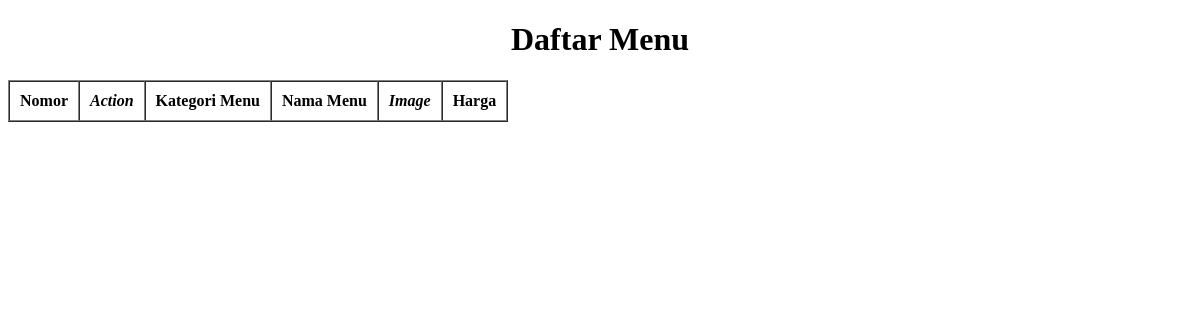
Before: /index2.php with the older database file.
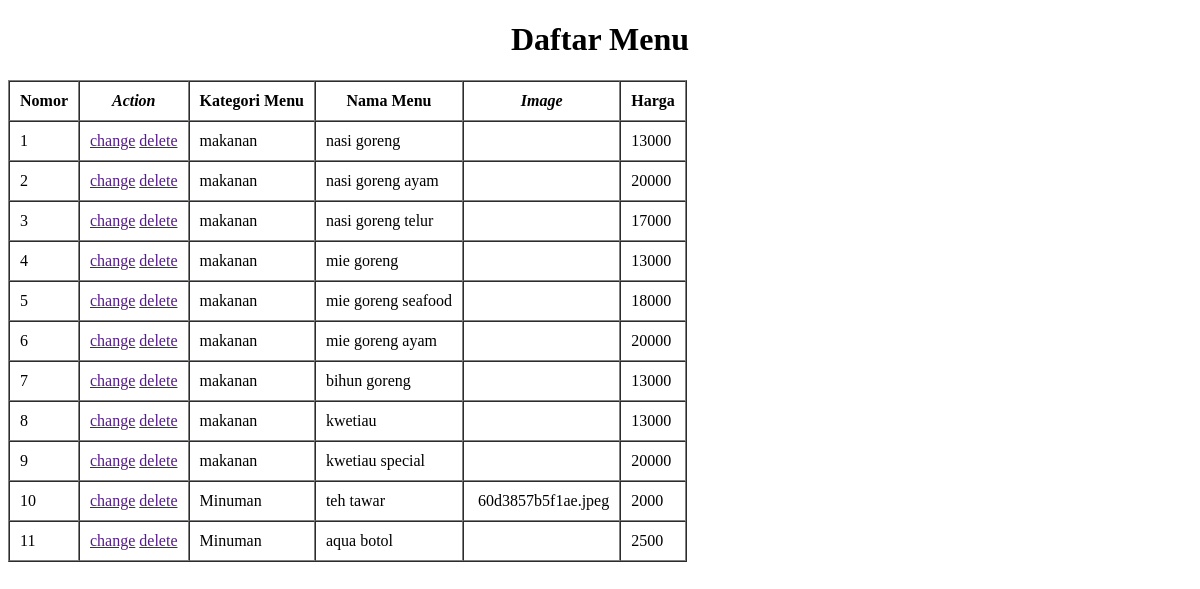
After: the same page with the newer database file.
### tables this page shows
CREATE TABLE `menu` (
  `id_menu` int(10) NOT NULL,
  `kategori_menu` varchar(20) NOT NULL,
  `nama_menu` varchar(20) NOT NULL,
  `image` varchar(100) NOT NULL,
  `harga` int(20) NOT NULL
);

### index2.php (the view, shortened to what this page needs)
<?php
$conn = mysqli_connect("localhost","root","","sirestoran");
$result = mysqli_query($conn, "SELECT * FROM menu" );
?>
<!DOCTYPE html>
<html lang="en">
<head>
</head>
<body>
    <h1 style="text-align: center;"> Daftar Menu </h1>
    <table border="1" cellpadding="10" cellspacing="0">
        <tr>
            <th>Nomor</th>
            <th><i>Action</i></th>
            <th>Kategori Menu</th>
            <th>Nama Menu</th>
            <th><i>Image</i></th>
            <th>Harga</th>
        </tr>
        <?php $i = 1; ?>
        <?php while( $row = mysqli_fetch_assoc($result))  : ?>
        <tr>
            <td><?= $i; ?></td>
            <td>
                <a href="">change</a>
                <a href="">delete</a>
            </td>
            <td> <?= $row["kategori_menu"]; ?> </td>
            <td> <?= $row["nama_menu"]; ?> </td>
            <td><img src=""> <?= $row["image"]; ?> </td>
            <td> <?= $row["harga"]; ?> </td>
        </tr>
        <?php $i++; ?>
        <?php endwhile; ?>
    </table>
</body>
</html>

Changed rows visible on the page:
added menu: kategori_menu "makanan", nama_menu "nasi goreng", harga "13000"
added menu: kategori_menu "makanan", nama_menu "nasi goreng ayam", harga "20000"
added menu: kategori_menu "makanan", nama_menu "nasi goreng telur", harga "17000"
added menu: kategori_menu "makanan", nama_menu "mie goreng", harga "13000"
added menu: kategori_menu "makanan", nama_menu "mie goreng seafood", harga "18000"
added menu: kategori_menu "makanan", nama_menu "mie goreng ayam", harga "20000"
added menu: kategori_menu "makanan", nama_menu "bihun goreng", harga "13000"
added menu: kategori_menu "makanan", nama_menu "kwetiau", harga "13000"
added menu: kategori_menu "makanan", nama_menu "kwetiau special", harga "20000"
added menu: kategori_menu "Minuman", nama_menu "teh tawar", image "60d3857b5f1ae.jpeg", harga "2000"
added menu: kategori_menu "Minuman", nama_menu "aqua botol", harga "2500"
